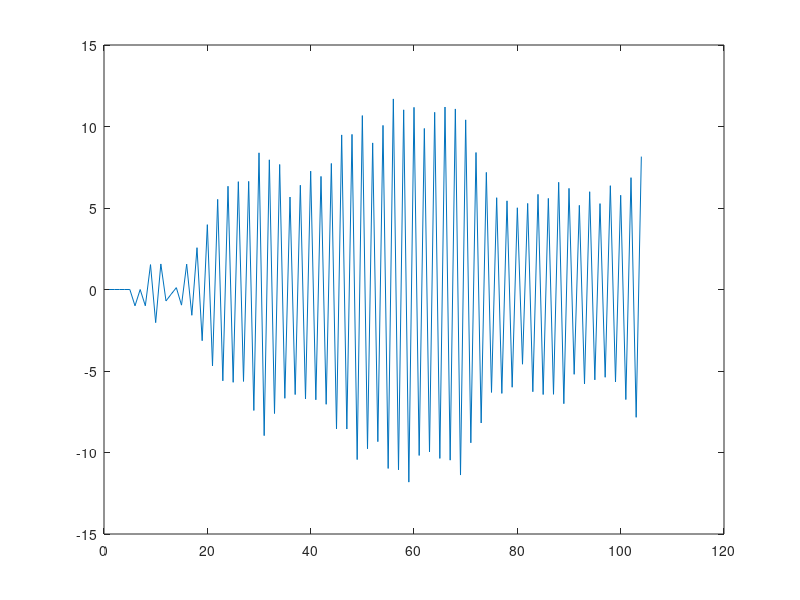

Here is the MATLAB script that generated this plot:
clear all
close all
clc

% Initialize parameters
Fs = 44100;
x = zeros(1, 100);
x(1) = 1;
r = 0.999;
f0 = 1000;
y = [0,0,0]; % Initialize y with two elements
% Generate the output using the nonlinear difference equation
w = f0 * pi/3;
y=[0,0,0,0];
for i=1:100
 new = x(i)+2*r*cos(w)*y(end) - cos(w*exp(-0.008)*y(end-2));
 y = [y ,new];
end
% Plot the output
plot(y);